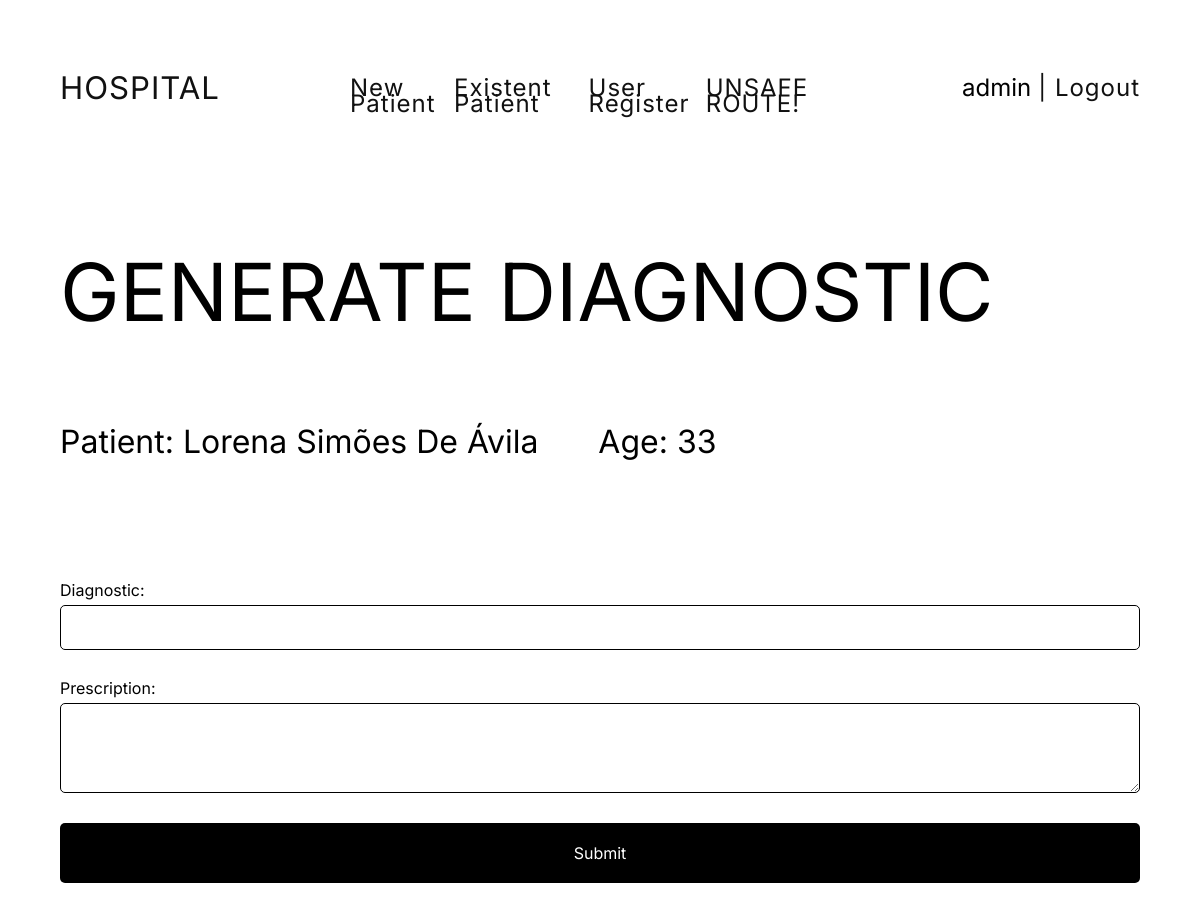
The page /protected/screening/generate-diagnostic/20/ (signed in) on the database its author committed.
### users/models.py (models this page shows, shortened)
class HospitalUser(AbstractUser):
    is_attendant = models.BooleanField(default=False)
    is_nurse = models.BooleanField(default=False)
    is_medic = models.BooleanField(default=False)

### screening/models.py (models this page shows, shortened)
class Patient(models.Model):
    name = models.CharField(max_length=50)
    age = models.PositiveIntegerField(default=0)
    cpf = models.CharField(max_length=15)
    address = models.CharField(max_length=200)
    phone = models.CharField(max_length=20)
    is_active = models.BooleanField(default=True)
    was_attended = models.BooleanField(default=False)
    create_date = models.DateTimeField(default=datetime.now)
    active_date = models.DateTimeField(default=datetime.now)
    priority = models.IntegerField(default=0)
    def get_symptoms(self):
        symptoms = []
        symptoms_patient = SymptomPatient.objects.filter(patient=self)
        for relation in symptoms_patient:
            symptoms.append(relation.symptom)
        return symptoms

### screening/views.py (the view, shortened to what this page needs)
# urls.py: path('generate-diagnostic/<int:pk>/', views.GenerateDiagnosticView.as_view(), name='generate-diagnostic'),
class GenerateDiagnosticView(View):
    def get(self, request, pk):
        patient = Patient.objects.get(pk=pk)
        symptoms = patient.get_symptoms()
        context = {'patient': patient, 'symptoms': symptoms}
        return render(request, 'screening/generate-diagnostic.html', context)

### screening/templates/screening/generate-diagnostic.html (shortened to what this page needs)
{% extends './base.html' %}
{% load static %}
{% block content %}
    <h1 class="title">Generate Diagnostic</h1>
    <div class="flex-flow">
        <p class="subtitle">Patient: {{ patient.name }}</p>
        <p class="subtitle">Age: {{ patient.age }}</p>
    </div>
    <form action="{% url 'generate-diagnostic' pk=patient.pk %}" method="post">
        <label for="comorbidity">Diagnostic:</label>
        <input class="input-hospital" type="text" name="comorbidity" id="comorbidity">
        <label for="prescription">Prescription:</label>
        <textarea class="input-hospital" name="prescription" id="prescription"></textarea>
        <button class="button-black" type="submit">Submit</button>
    </form>
{% endblock %}

### screening/templates/screening/base.html (shortened to what this page needs)
<!DOCTYPE html>
{% load static %}
<html lang="en">
<head>
    <link rel="stylesheet" href="{% static 'css/reset.css' %}">
    <link rel="stylesheet" href="{% static 'css/symptoms-list.css' %}">
    <link rel="stylesheet" href="{% static 'css/style.css' %}">
</head>
<body>
<div class="container-hospital">
    <header>
        <nav>
            <ul class="grid-header">
                <li class="grid-item um"><a class="link-hospital {% if request.resolver_match.url_name == 'index' %}active{% endif %}" href="{% url 'index' %}">HOSPITAL</a></li>
                <ul class="grid-item dois">
                    <li><a class="link-hospital {% if request.resolver_match.url_name == 'create-patient' %}active{% endif %}" href="{% url 'create-patient' %}">New Patient</a></li>
                    <li><a class="link-hospital {% if request.resolver_match.url_name == 'add-existent-patient' %}active{% endif %}" href="{% url 'add-existent-patient' %}">Existent Patient</a></li>
                    <li><a class="link-hospital {% if request.resolver_match.url_name == 'register-user' %}active{% endif %}" href="{% url 'register-user' %}">User Register</a></li>
                    <li><a class="link-hospital {% if request.resolver_match.url_name == 'unsafe-view' %}active{% endif %}" href="{% url 'unsafe-view' %}">UNSAFE ROUTE!</a></li>
                </ul>
                <ul class="grid-item tres">
                    <li class="nome" style="padding-right: 7px">{{ user.username }}</li>
                    <li><a class="link-hospital" href="{% url 'logout' %}"> | Logout</a></li>
                </ul>
            </ul>
        </nav>
    </header>
    {% block content %} {% endblock %}
</div>
</body>
</html>

### screening/static/css/style.css (style rules this page uses)
body { font-family: 'Inter', sans-serif; font-style: normal; font-weight: 400; font-size: 16px; line-height: 16px; }
.container-hospital { padding: 60px; background: #fff; margin: 0; }
button { background: white; border: none; }
label { display: block; font-weight: normal; }
.title { padding: 60px 0; font-style: normal; font-weight: 400; font-size: 5rem; line-height: 5rem; text-transform: uppercase; }
.subtitle { font-style: normal; font-weight: 400; font-size: 2rem; line-height: 2.5rem; text-transform: capitalize; padding: 30px 60px 0 0; }
.flex-flow { display: flex; }
.button-black { font-size: 16px; width: 100%; cursor: pointer; color: white; background: #000000; border-radius: 5px; outline-offset: 4px; padding: 20px 30px; text-align: center; transition: background .3s; font-family: 'Inter', sans-serif; }
.input-hospital { font-family: 'Inter', sans-serif; font-size: 16px; line-height: 24px; display: block; width: 100%; height: 45px; padding: 7px 7px; margin: 7px 0 30px 0; box-sizing: border-box; border: 1px solid #000; border-radius: 5px; transition: border .3s; }
textarea.input-hospital { height: 90px; }
.grid-header { display: grid; grid-template-columns: 1fr 2fr 1fr; padding-bottom: 60px; font-size: 24px; }
.grid-item { display:flex; }
.grid-item.um { justify-content: start; padding: 20px; padding-left: 0; font-size: 1.3em; color:#111; }
.grid-item.dois { justify-content: space-between; padding: 20px; }
.grid-item.tres { padding: 20px; padding-right: 0; margin-left: auto; }
.link-hospital { color: #111; letter-spacing:1px; text-decoration: none; }
a { text-decoration: none; }

### rows shown on the page
HospitalUser: username "admin"
Patient: name "Lorena Simões De Ávila", age "33"
